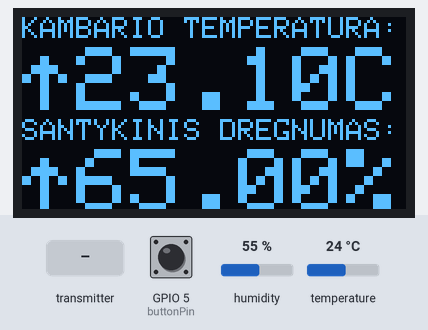
Bench run of a sketch on a simulated ESP8266 (NodeMCU). On the bench: 128×64 one-colour display. Inputs (shaded band) come from the test bench; at power-on: GPIO 5 (buttonPin) LOW, humidity 55 %, temperature 24 °C. What the sketch prints to the serial monitor is not drawn.

Above: at 8.6 s.
8.7 s: GPIO 5 (buttonPin) pulled HIGH for 0.15 s
At 9.9 s:
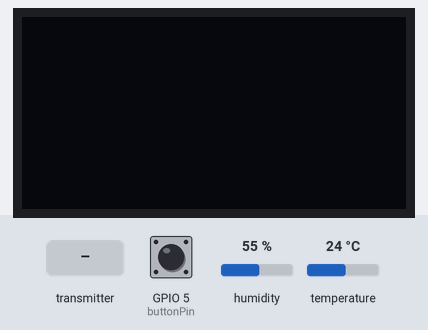
10.3 s: GPIO 5 (buttonPin) pulled HIGH for 1 s
14.3 s: the transmitter starts sending supplytemp = 25
At 17.0 s:
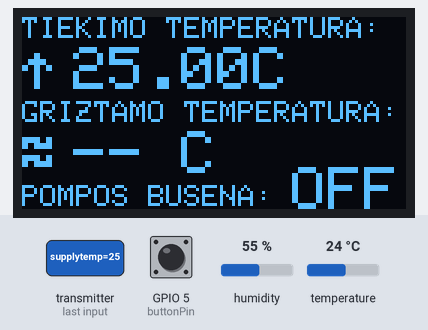
17.3 s: the transmitter starts sending pumpState = 1
19.3 s: the transmitter starts sending supplytemp = 100
22.3 s: the transmitter starts sending pumpState = 0
At 24.5 s:
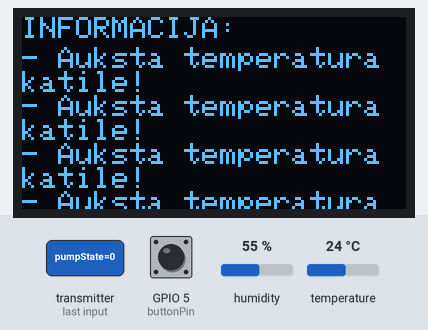
Timing chart, 0 to 26.0 s (numbered marks = the images above; inputs shaded):
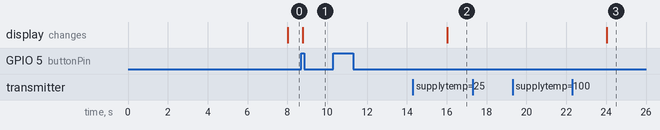

The sketch:

HeatingControllerDisplay.ino
```cpp
// (licence header left out)
#include <SPI.h>
#include <Wire.h>
#include <Adafruit_GFX.h>
#include <Adafruit_SSD1306.h>
#include <DHT.h>
#include <ESP8266WiFi.h>
#include <espnow.h>

#define SCREEN_WIDTH 128 // OLED display width, in pixels
#define SCREEN_HEIGHT 64 // OLED display height, in pixels

// Declaration for SSD1306 display connected using software SPI (default case):
#define OLED_MOSI  12 //D6
#define OLED_CLK   14 //D5
#define OLED_DC    15 //D8
#define OLED_CS    0  //Does not exist
#define OLED_RESET 13 //D67
Adafruit_SSD1306 display(SCREEN_WIDTH, SCREEN_HEIGHT,
  OLED_MOSI, OLED_CLK, OLED_DC, OLED_RESET, OLED_CS);
//DHT
#define DHT11_pin 4 //Digital pin D2
#define DHTTYPE DHT11
DHT dht(DHT11_pin, DHTTYPE);
//Button
#define buttonPin 5 // D1

//Heater data
float supplytemp;
float returntemp;
float psupplytemp;
float preturntemp;
bool pumpState = true;

//Settings
const float roomSetpoint = 23;
const int cInterval = 60*1000;
const int tempInterval = 10*60*1000;
const int signalInterval = 10*60*1000;
const int lcdInterval = 8*1000;
const int srInterval = 5*6*1000;

//Variables
float roomtemp;
float proomtemp;
float humidity;
float phumidity;
bool lcdState = true;
unsigned long temppreviousMillis = 0;
unsigned long previousMillis = 0;
unsigned long lcdpreviousMillis = 0;
unsigned long srpreviousMillis = 0;
int displayPage;
bool infoPage = true;
bool error;
String infoText;
bool boolResponse;
bool responseReceived;
bool recirculation;
int  recirculationOffset;
//Button
int buttonState;
int lastButtonState = LOW;
unsigned long lastDebounceTime = 0;  // the last time the output pin was toggled
unsigned long debounceDelay = 50;    // the debounce time; increase if the output flickers


//THE MAC Address of your receiver
//uint8_t broadcastAddress[] = {0xF4, 0xCF, 0xA2, 0xF7, 0x4F, 0x10};
uint8_t broadcastAddress[] = {0xCC, 0x50, 0xE3, 0x7C, 0xD9, 0x7C};
// Variable to store if sending data was successful
String success;
//Data structure

//Receiving structure
typedef struct struct_inMessage {
  float supplytemp;
  float returntemp;
  bool pumpState;
  } struct_message;
//Structure to send
typedef struct struct_sendMessage {
  bool state;
  bool request;
  }struct_sendMessage;


//Structure to hold incoming readings
struct_message incomingReadings;
int incomingstatus;

// Callback when data is sent
void OnDataSent(uint8_t *mac_addr, uint8_t sendStatus) {
  Serial.print("Last Packet Send Status: ");
  if (sendStatus == 0){
    Serial.println("Delivery success");
    boolResponse = false;
  }
  else{
    Serial.println("Delivery fail");
    boolResponse = true;
  errorMessage('R');
  }
}
// Callback when data is received
void OnDataRecv(uint8_t * mac, uint8_t *incomingData, uint8_t len) {
  memcpy(&incomingReadings, incomingData, sizeof(incomingReadings));
  Serial.print("Bytes received: ");
  Serial.println(len);
  supplytemp = incomingReadings.supplytemp;
  returntemp = incomingReadings.returntemp;
  pumpState = incomingReadings.pumpState;
  Serial.println("S-"+String(incomingReadings.supplytemp)+ " R-"+String(incomingReadings.returntemp)+ " Pump-"+String(incomingReadings.pumpState));
  responseReceived = true;
}

void setup() {
    Serial.begin(9600);
    // Set device as a Wi-Fi Station
    WiFi.mode(WIFI_STA);
    WiFi.disconnect();

    // SSD1306_SWITCHCAPVCC = generate display voltage from 3.3V internally
    if(!display.begin(SSD1306_SWITCHCAPVCC)) {
      Serial.println(F("SSD1306 allocation failed"));
      for(;;); // Don't proceed, loop forever
  }
    //Button
    pinMode(buttonPin,INPUT);

    //DHT sensor setup
    pinMode(DHT11_pin, INPUT);
    dht.begin();

  // Init ESP-NOW
  if (esp_now_init() != 0) {
    Serial.println("Error initializing ESP-NOW");
    return;
  }
  drawLoading();
    // Set ESP-NOW Role
  esp_now_set_self_role(ESP_NOW_ROLE_COMBO);

  // Once ESPNow is successfully Init, we will register for Send CB to
  // get the status of Trasnmitted packet
  esp_now_register_send_cb(OnDataSent);

  // Register peer
  esp_now_add_peer(broadcastAddress, ESP_NOW_ROLE_COMBO, 1, NULL, 0);

  // Register for a callback function that will be called when data is received
  esp_now_register_recv_cb(OnDataRecv);

  sampleTempData(0);
  errorMessage('O');

}

void loop() {
  // put your main code here, to run repeatedly:
  mainProg();
  lcdButton();

}
int deltaSimbol(float current, float previous){
  if (current - previous > 0.05){
    return 24; //↑
    }
  else if(current - previous < -0.05){
    return 25; // ↓
    }
    else{
      return 246; // ≈
      }
  }
void lcdButton(){
  int reading = digitalRead(buttonPin);

  // If the switch changed, due to noise or pressing:
  if (reading != lastButtonState) {
    // reset the debouncing timer
    lastDebounceTime = millis();
  }

  if ((millis() - lastDebounceTime) > debounceDelay) {
    // whatever the reading is at, it's been there for longer than the debounce
    // delay, so take it as the actual current state:

    // if the button state has changed:
    if (reading != buttonState) {
      buttonState = reading;

      // only toggle the LED if the new button state is HIGH
      if (buttonState == HIGH) {
        lcdState = !lcdState;
      }
    }
  }
  // save the reading. Next time through the loop, it'll be the lastButtonState:
  lastButtonState = reading;

  }
void drawLoading(){
  display.clearDisplay();
  display.setTextSize(2);             // Normal 1:1 pixel scale
  display.setTextColor(SSD1306_WHITE);        // Draw white text
  display.setCursor(0,25);             // Start at top-left corner
  display.println(F("Kraunasi.."));    //ENG: Loading...
  display.display();
  }
void drawRoomData(){
  display.clearDisplay();

  display.setTextSize(1);             // Normal 1:1 pixel scale
  display.setTextColor(SSD1306_WHITE);        // Draw white text
  display.setCursor(0,0);             // Start at top-left corner
  display.println(F("KAMBARIO TEMPERATURA:")); //ENG: Room temp.

  display.setTextSize(3);             // Normal 1:1 pixel scale
  display.setTextColor(SSD1306_WHITE);        // Draw white text
  display.setCursor(0,10);
  //display.cp437(true);
  display.write(deltaSimbol(roomtemp,proomtemp));
  display.setCursor(18,10);             // Start at top-left corner
  display.println((roomtemp != 0) ? String(roomtemp) + "C" : "-- C");

  display.setTextSize(1);             // Normal 1:1 pixel scale
  display.setTextColor(SSD1306_WHITE);        // Draw white text
  display.setCursor(0,34);             // Start at top-left corner
  display.println(F("SANTYKINIS DREGNUMAS:")); //ENG: Relative humidity

  display.setTextSize(3);             // Normal 1:1 pixel scale
  display.setTextColor(SSD1306_WHITE);        // Draw white text
  display.setCursor(0,44);
  //display.cp437(true);
  display.write(deltaSimbol(humidity,phumidity));
  display.setCursor(18,44);             // Start at top-left corner
  display.println((humidity != 0) ? String(humidity) + "%" : "-- %");

  display.display();
  }
void drawPumpData(){
  display.clearDisplay();

  display.setTextSize(1);             // Normal 1:1 pixel scale
  display.setTextColor(SSD1306_WHITE);        // Draw white text
  display.setCursor(0,0);             // Start at top-left corner
  display.println(F("TIEKIMO TEMPERATURA:")); //ENG: Supply temp

  display.setTextSize(2);             // Normal 1:1 pixel scale
  display.setTextColor(SSD1306_WHITE);        // Draw white text
  display.setCursor(0,10);
  //display.cp437(true);
  display.write(deltaSimbol(supplytemp,psupplytemp));
  display.setCursor(17,10);             // Start at top-left corner
  display.println((supplytemp != 0) ? String(supplytemp) + "C" : "-- C");

  display.setTextSize(1);             // Normal 1:1 pixel scale
  display.setTextColor(SSD1306_WHITE);        // Draw white text
  display.setCursor(0,28);             // Start at top-left corner
  display.println(F("GRIZTAMO TEMPERATURA:")); //ENG: Return temp.

  display.setTextSize(2);             // Normal 1:1 pixel scale
  display.setTextColor(SSD1306_WHITE);        // Draw white text
  display.setCursor(0,38);
  //display.cp437(true);
  display.write(deltaSimbol(returntemp,preturntemp));
  display.setCursor(17,38);             // Start at top-left corner
  display.println((returntemp != 0) ? String(returntemp)+ "C" : "-- C");

  display.setTextSize(1);             // Normal 1:1 pixel scale
  display.setTextColor(SSD1306_WHITE);        // Draw white text
  display.setCursor(0,56);             // Start at top-left corner
  display.println(F("POMPOS BUSENA:")); //ENG: Pump state

  display.setTextSize(2);             // Normal 1:1 pixel scale
  display.setTextColor(SSD1306_WHITE);        // Draw white text
  display.setCursor(90,50);             // Start at top-left corner
  display.println((pumpState == true) ? "ON" : "OFF");

  display.display();
  }
void drawInfoTab(){
  display.clearDisplay();
  display.setTextSize(1);             // Normal 1:1 pixel scale
  display.setTextColor(SSD1306_WHITE);        // Draw white text
  display.setCursor(0,0);             // Start at top-left corner
  display.println(F("INFORMACIJA:")); //ENG: Info
  display.setTextSize(1);             // Normal 1:1 pixel scale
  display.setTextColor(SSD1306_WHITE);        // Draw white text
  display.setCursor(0,10);
  display.println(infoText);
  display.display();

  }
void sampleTempData(unsigned long currentMillis){
    float temp = dht.readTemperature();
    float hum = dht.readHumidity();
    Serial.println(temp);
    Serial.println(hum);

  if (isnan(temp) || isnan(hum)) {
        Serial.println(F("Failed to read from DHT sensor!"));
        errorMessage('D');
        return;
  }
  else{
    if(currentMillis - temppreviousMillis >= tempInterval) {
        proomtemp = roomtemp;
        phumidity = humidity;
        temppreviousMillis = currentMillis;
      }
        roomtemp = temp -0.9; // Sensor correction factor -0.4
        humidity = hum +10; //Sensor correction factor
    }

  }
void mainProg(){
  unsigned long currentMillis = millis();
  //Send request
  if(currentMillis - previousMillis >= cInterval - recirculationOffset){
    //Set error to false on each iteration to check wether it persists.
    error = false;
    errorMessage('O');
    requestData();
    //Read room temp
    sampleTempData(currentMillis);
    previousMillis = currentMillis;
    }
  //Perform pump controll if response is received
  // Main heating control check every 3 min. pump circulate ~18liters in 3 min.
  if(responseReceived == true){
        heatingControl();
        responseReceived = false;
        //Update previous heater temperature readings with greater delay.
        if(currentMillis - srpreviousMillis >= srInterval){
          psupplytemp = supplytemp;
          preturntemp = preturntemp;
          srpreviousMillis = currentMillis;
          }
        }
  if(lcdState == true){
      //Screen update
      if(currentMillis - lcdpreviousMillis >= lcdInterval){
        if(displayPage == 0){
          drawRoomData();
          displayPage++;
          }
        else if (displayPage == 1){
          drawPumpData();
          displayPage++;
          }
        else if (displayPage == 2 && infoPage == true){
          drawInfoTab();
          displayPage++;
          }
        else {
          displayPage = 0;
          }
          lcdpreviousMillis = currentMillis;
    }

    }
    else{
      display.clearDisplay();
      display.display();
      }
  }
void requestData(){
  struct_sendMessage sMessage;
  sMessage.request = true;
  esp_now_send(broadcastAddress, (uint8_t * ) &sMessage, sizeof(sMessage));
  Serial.println("Request data: " + String(sMessage.request));
  }

bool pumpControl(bool state){
  struct_sendMessage sMessage;

  if(state == true && pumpState == false){
    sMessage.state = true;
    pumpState = true;
    sMessage.request = false;
    esp_now_send(broadcastAddress, (uint8_t * ) &sMessage, sizeof(sMessage));
    }
  else if (state == false && pumpState == true){
    sMessage.state = false;
    pumpState = false;
    sMessage.request = false;
    esp_now_send(broadcastAddress, (uint8_t * ) &sMessage, sizeof(sMessage));
    }

  }

void heatingControl(){
  bool localPumpState = true;

  if(supplytemp == -127 || returntemp == -127){
    Serial.println("Failed to retrieve data from heater sensors. Starting alternative heating control.");
    errorMessage('S');
  //Alternative heating control if one of temperature sensors fails to return valid reading.
  if(roomtemp < roomSetpoint + 2.5){
    pumpControl(true);
  }
  else{
    pumpControl(false);
  }
    return;
    }
   // SafeMode
  if(supplytemp > 80){
    pumpControl(true);
    Serial.println("High temperature is reached. Keeping pump ON");
    errorMessage('H');
    return;
    }
    //recirculationOffset = 0;
    //Regular Control
  if(roomtemp < roomSetpoint && supplytemp > 48 && (supplytemp - returntemp) > 10 && returntemp < 48){
    localPumpState = true;
    Serial.println("Room setpoint is not reached. Turning pump ON");
    }
  else if (supplytemp < 22 && returntemp <22){
    localPumpState = true;
    recirculation = false;
    Serial.println("Pump is off on thermostat. No more fuel is left");
    }
  else if (roomtemp >= roomSetpoint){
    localPumpState = false;
    recirculation = true;
    Serial.println("Room set point is reached. Pump is OFF");
    }
  else if(supplytemp - returntemp < 10){
    Serial.println("Pump is OFF until return temperature drops");
    localPumpState = false;
    }
  else if (returntemp > 48){
    Serial.print("Return temperature above 48C. Turning pump off");
    localPumpState = false;
    }
    else{
      Serial.println("Supply temp does not meet minimum T for pump to circulate. Pump is on standby");
      localPumpState = true;
      }
  //Recirculation
  if (supplytemp > 48 && returntemp < 32 && recirculation == true){
    Serial.println("Recirculation is active.");
    localPumpState = true;
    recirculationOffset = 0; // minus from next check, it can't exceed cInterval
    }
    pumpControl(localPumpState);
  }
void errorMessage(char errorname){
  String dht = "- Kambario sensoriaus klaida!\n"; //ENG: Room sensor faiure
  String dsSensor = "- Pecio sensoriaus gedimas!\n"; //ENG: Controller sensor failure
  String hightemp = "- Auksta temperatura katile!\n"; //ENG: High wood burner temperature
  String remoteResponse = "- Nera signalo su pompos valdikliu!\n"; //ENG: No signal with pump controller

  switch(errorname){
    case 'D':
    if(error == false){
      infoText = dht;
      error = true;
      }
      else{
        infoText += dht;
        }
      break;
    case 'S':
      if(error == false){
      infoText = dsSensor;
      error = true;
      }
      else{
        infoText += dsSensor;
        }
      break;
    case 'H':
      if(error == false){
      infoText = hightemp;
      error = true;
      }
      else{
        infoText += hightemp;
        }
    case 'R':
    if(boolResponse == true){
      if(error == false){
        infoText = remoteResponse;
        error = true;
      }
      else{
        infoText += remoteResponse;
        }
      }
      break;
    default:
    infoText = "- SISTEMA VEIKIA NORMALIU REZIMU.\n";  //ENG: No issues detected. System functioning normally.
    }
  }
```

Measured:
- after the input at 8.7 s, the display: changes after 0.08 s (image 1)
- after the input at 10.3 s, every drawn part: stays the same
- after the input at 14.3 s, the display: changes after 1.7 s (image 2)
- after the input at 17.3 s, every drawn part: stays the same
- after the input at 19.3 s, every drawn part: stays the same
